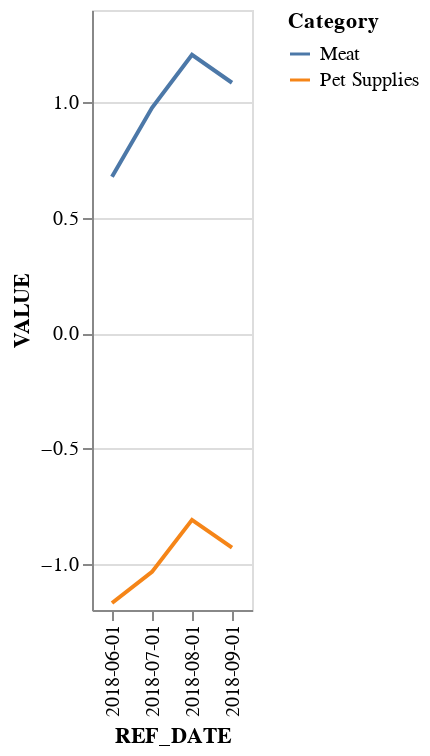

Write notebook code for a chart like this one.
### Code cell
plot_for_parallel_trends(grocery_dataframe_groupby, '2018-06-01', '2018-09-01', 'Meat', 'Pet Supplies')

### Figure 1 — Vega-Lite specification as saved in the notebook (floating-point values rounded to 4 significant figures)
{"config": {"view": {"continuousWidth": 300, "continuousHeight": 300}}, "data": {"name": "data-7c334149946f9828800b011fc1212860"}, "mark": {"type": "line"}, "encoding": {"color": {"field": "Category", "type": "nominal"}, "x": {"field": "REF_DATE", "type": "nominal"}, "y": {"field": "VALUE", "type": "quantitative"}}, "$schema": "https://vega.github.io/schema/vega-lite/v5.20.1.json", "datasets": {"data-7c334149946f9828800b011fc1212860": [{"REF_DATE": "2018-06-01", "Category": "Meat", "VALUE": 0.6771}, {"REF_DATE": "2018-06-01", "Category": "Pet Supplies", "VALUE": -1.17}, {"REF_DATE": "2018-07-01", "Category": "Meat", "VALUE": 0.976}, {"REF_DATE": "2018-07-01", "Category": "Pet Supplies", "VALUE": -1.035}, {"REF_DATE": "2018-08-01", "Category": "Meat", "VALUE": 1.206}, {"REF_DATE": "2018-08-01", "Category": "Pet Supplies", "VALUE": -0.8094}, {"REF_DATE": "2018-09-01", "Category": "Meat", "VALUE": 1.085}, {"REF_DATE": "2018-09-01", "Category": "Pet Supplies", "VALUE": -0.9296}]}}
